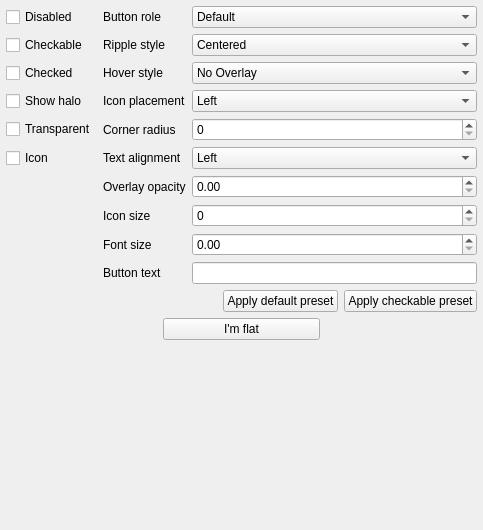
<?xml version="1.0" encoding="UTF-8"?>
<ui version="4.0">
 <class>FlatButtonSettings</class>
 <widget class="QWidget" name="FlatButtonSettings">
  <property name="geometry">
   <rect>
    <x>0</x>
    <y>0</y>
    <width>483</width>
    <height>530</height>
   </rect>
  </property>
  <property name="windowTitle">
   <string>Form</string>
  </property>
  <layout class="QGridLayout" name="layout">
   <property name="sizeConstraint">
    <enum>QLayout::SetNoConstraint</enum>
   </property>
   <property name="leftMargin">
    <number>6</number>
   </property>
   <property name="topMargin">
    <number>6</number>
   </property>
   <property name="rightMargin">
    <number>6</number>
   </property>
   <property name="bottomMargin">
    <number>6</number>
   </property>
   <item row="2" column="1">
    <widget class="QLabel" name="hoverStyleLabel">
     <property name="text">
      <string>Hover style</string>
     </property>
    </widget>
   </item>
   <item row="4" column="0">
    <widget class="QCheckBox" name="transparentCheckBox">
     <property name="text">
      <string>Transparent</string>
     </property>
    </widget>
   </item>
   <item row="1" column="2">
    <widget class="QComboBox" name="rippleStyleComboBox">
     <item>
      <property name="text">
       <string>Centered</string>
      </property>
     </item>
     <item>
      <property name="text">
       <string>Positioned</string>
      </property>
     </item>
     <item>
      <property name="text">
       <string>No Ripple</string>
      </property>
     </item>
    </widget>
   </item>
   <item row="5" column="2">
    <widget class="QComboBox" name="textAlignmentComboBox">
     <item>
      <property name="text">
       <string>Left</string>
      </property>
     </item>
     <item>
      <property name="text">
       <string>Center</string>
      </property>
     </item>
    </widget>
   </item>
   <item row="5" column="0">
    <widget class="QCheckBox" name="iconCheckBox">
     <property name="text">
      <string>Icon</string>
     </property>
    </widget>
   </item>
   <item row="0" column="2">
    <widget class="QComboBox" name="buttonRoleComboBox">
     <item>
      <property name="text">
       <string>Default</string>
      </property>
     </item>
     <item>
      <property name="text">
       <string>Primary</string>
      </property>
     </item>
     <item>
      <property name="text">
       <string>Secondary</string>
      </property>
     </item>
    </widget>
   </item>
   <item row="6" column="2">
    <widget class="QDoubleSpinBox" name="overlayOpacityDoubleSpinBox">
     <property name="maximum">
      <double>1.000000000000000</double>
     </property>
     <property name="singleStep">
      <double>0.050000000000000</double>
     </property>
    </widget>
   </item>
   <item row="1" column="0">
    <widget class="QCheckBox" name="checkableCheckBox">
     <property name="text">
      <string>Checkable</string>
     </property>
    </widget>
   </item>
   <item row="3" column="0">
    <widget class="QCheckBox" name="showHaloCheckBox">
     <property name="text">
      <string>Show halo</string>
     </property>
    </widget>
   </item>
   <item row="1" column="1">
    <widget class="QLabel" name="rippleStyleLabel">
     <property name="text">
      <string>Ripple style</string>
     </property>
    </widget>
   </item>
   <item row="6" column="1">
    <widget class="QLabel" name="overlayOpacityLabel">
     <property name="text">
      <string>Overlay opacity</string>
     </property>
    </widget>
   </item>
   <item row="0" column="0">
    <widget class="QCheckBox" name="disabledCheckBox">
     <property name="text">
      <string>Disabled</string>
     </property>
    </widget>
   </item>
   <item row="2" column="0">
    <widget class="QCheckBox" name="checkedCheckBox">
     <property name="text">
      <string>Checked</string>
     </property>
    </widget>
   </item>
   <item row="4" column="1">
    <widget class="QLabel" name="cornerRadiusLabel">
     <property name="text">
      <string>Corner radius</string>
     </property>
    </widget>
   </item>
   <item row="3" column="2">
    <widget class="QComboBox" name="iconPlacementComboBox">
     <item>
      <property name="text">
       <string>Left</string>
      </property>
     </item>
     <item>
      <property name="text">
       <string>Right</string>
      </property>
     </item>
    </widget>
   </item>
   <item row="8" column="2">
    <widget class="QDoubleSpinBox" name="fontSizeDoubleSpinBox"/>
   </item>
   <item row="0" column="1">
    <widget class="QLabel" name="buttonRoleLabel">
     <property name="text">
      <string>Button role</string>
     </property>
    </widget>
   </item>
   <item row="7" column="2">
    <widget class="QSpinBox" name="iconSizeSpinBox"/>
   </item>
   <item row="3" column="1">
    <widget class="QLabel" name="iconPlacementLabel">
     <property name="text">
      <string>Icon placement</string>
     </property>
    </widget>
   </item>
   <item row="2" column="2">
    <widget class="QComboBox" name="hoverStyleComboBox">
     <item>
      <property name="text">
       <string>No Overlay</string>
      </property>
     </item>
     <item>
      <property name="text">
       <string>Tinted Overlay</string>
      </property>
     </item>
     <item>
      <property name="text">
       <string>Gray Overlay</string>
      </property>
     </item>
    </widget>
   </item>
   <item row="4" column="2">
    <widget class="QSpinBox" name="cornerRadiusSpinBox"/>
   </item>
   <item row="5" column="1">
    <widget class="QLabel" name="textAlignmentLabel">
     <property name="text">
      <string>Text alignment</string>
     </property>
    </widget>
   </item>
   <item row="7" column="1">
    <widget class="QLabel" name="iconSizeLabel">
     <property name="text">
      <string>Icon size</string>
     </property>
    </widget>
   </item>
   <item row="8" column="1">
    <widget class="QLabel" name="fontSizeLabel">
     <property name="text">
      <string>Font size</string>
     </property>
    </widget>
   </item>
   <item row="9" column="1">
    <widget class="QLabel" name="buttonTextLabel">
     <property name="text">
      <string>Button text</string>
     </property>
    </widget>
   </item>
   <item row="9" column="2">
    <widget class="QLineEdit" name="buttonTextLineEdit"/>
   </item>
   <item row="10" column="0" colspan="3">
    <layout class="QVBoxLayout" name="layMain">
     <property name="spacing">
      <number>6</number>
     </property>
     <property name="sizeConstraint">
      <enum>QLayout::SetNoConstraint</enum>
     </property>
     <item>
      <layout class="QHBoxLayout" name="layPresets">
       <item>
        <spacer name="horizontalSpacer">
         <property name="orientation">
          <enum>Qt::Horizontal</enum>
         </property>
         <property name="sizeHint" stdset="0">
          <size>
           <width>40</width>
           <height>20</height>
          </size>
         </property>
        </spacer>
       </item>
       <item>
        <widget class="QPushButton" name="defaultPresetPushButton">
         <property name="text">
          <string>Apply default preset</string>
         </property>
        </widget>
       </item>
       <item>
        <widget class="QPushButton" name="checkablePresetPushButton">
         <property name="text">
          <string>Apply checkable preset</string>
         </property>
        </widget>
       </item>
      </layout>
     </item>
    </layout>
   </item>
   <item row="11" column="0" colspan="3">
    <layout class="QHBoxLayout" name="layFlatBtn">
     <item>
      <spacer name="hspFlatBtnL">
       <property name="orientation">
        <enum>Qt::Horizontal</enum>
       </property>
       <property name="sizeHint" stdset="0">
        <size>
         <width>40</width>
         <height>20</height>
        </size>
       </property>
      </spacer>
     </item>
     <item>
      <widget class="MaterialFlatButton" name="flatBtn">
       <property name="sizePolicy">
        <sizepolicy hsizetype="Expanding" vsizetype="Fixed">
         <horstretch>0</horstretch>
         <verstretch>0</verstretch>
        </sizepolicy>
       </property>
       <property name="text">
        <string>I'm flat</string>
       </property>
      </widget>
     </item>
     <item>
      <spacer name="hspFlatBtnR">
       <property name="orientation">
        <enum>Qt::Horizontal</enum>
       </property>
       <property name="sizeHint" stdset="0">
        <size>
         <width>40</width>
         <height>20</height>
        </size>
       </property>
      </spacer>
     </item>
    </layout>
   </item>
   <item row="12" column="0" colspan="3">
    <spacer name="vspMain">
     <property name="orientation">
      <enum>Qt::Vertical</enum>
     </property>
     <property name="sizeHint" stdset="0">
      <size>
       <width>20</width>
       <height>40</height>
      </size>
     </property>
    </spacer>
   </item>
  </layout>
 </widget>
 <customwidgets>
  <customwidget>
   <class>MaterialFlatButton</class>
   <extends>QPushButton</extends>
   <header location="global">QtMaterialWidgets/flatbutton.hpp</header>
  </customwidget>
 </customwidgets>
 <resources/>
 <connections/>
</ui>
